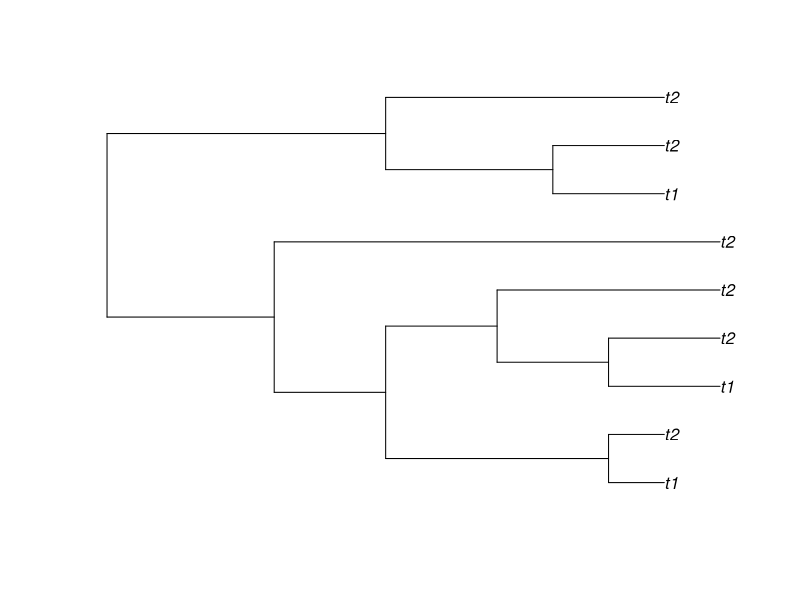

Reproduce this figure in R.
## ---- chunk 1
set.seed(10101)
# number of target genes
n_target <- 5e3
# number of transcription factors
n_tf <- 500
# target numbers
n_targets <- rep(0, 500)
# minimum number of target genes per transcription factor should be 3
while(any(n_targets < 3))
    n_targets[n_targets < 3] <- rpois(sum(n_targets < 3), exp(runif(sum(n_targets < 3))*5))

# set number of transcription factors per target gene
n_tfs_per_target <- sample(1:5e3, sum(n_targets)-5000, replace  =TRUE)
# ensure at least one transcription factor per target gene
n_tfs_per_target <- c(n_tfs_per_target, 1:5000)
n_tfs_per_target <- table(n_tfs_per_target)
reg_matrix <- matrix(0, ncol = 500, nrow = 5e3, dimnames = list(1:5000, 5001:5500))
connected_targets <- c()
for (i in 1:ncol(reg_matrix)){
    # account for possible repeated target genes at the last step by using min function
    tgs <- sample(setdiff(1:5000, connected_targets), min(n_targets[i], length(setdiff(1:5000, connected_targets))))
    reg_matrix[tgs,i] <- 1
    connected_targets <- which(rowSums(reg_matrix)==n_tfs_per_target)
}

GRN <- reshape2::melt(reg_matrix)
GRN <- GRN[GRN[,3]==1, 1:2]
colnames(GRN) <- c("regulated.gene", "regulator.gene")
GRN$regulator.effect <- runif(nrow(GRN), min=1, max =5)

# prepare phylogenetic tree
library(ape)
phyla <- fork.tree <- stree(2)
phyla <- bind.tree(phyla, fork.tree, 1)
phyla <- bind.tree(phyla, phyla, 1)
phyla <- bind.tree(phyla, phyla, 1)
phyla <- compute.brlen(phyla, c(3, 2, 4, 1, 1, 2, 2, 2, 2, 4, 8, 5, 3, 2, 2, 5))
plot(phyla)
